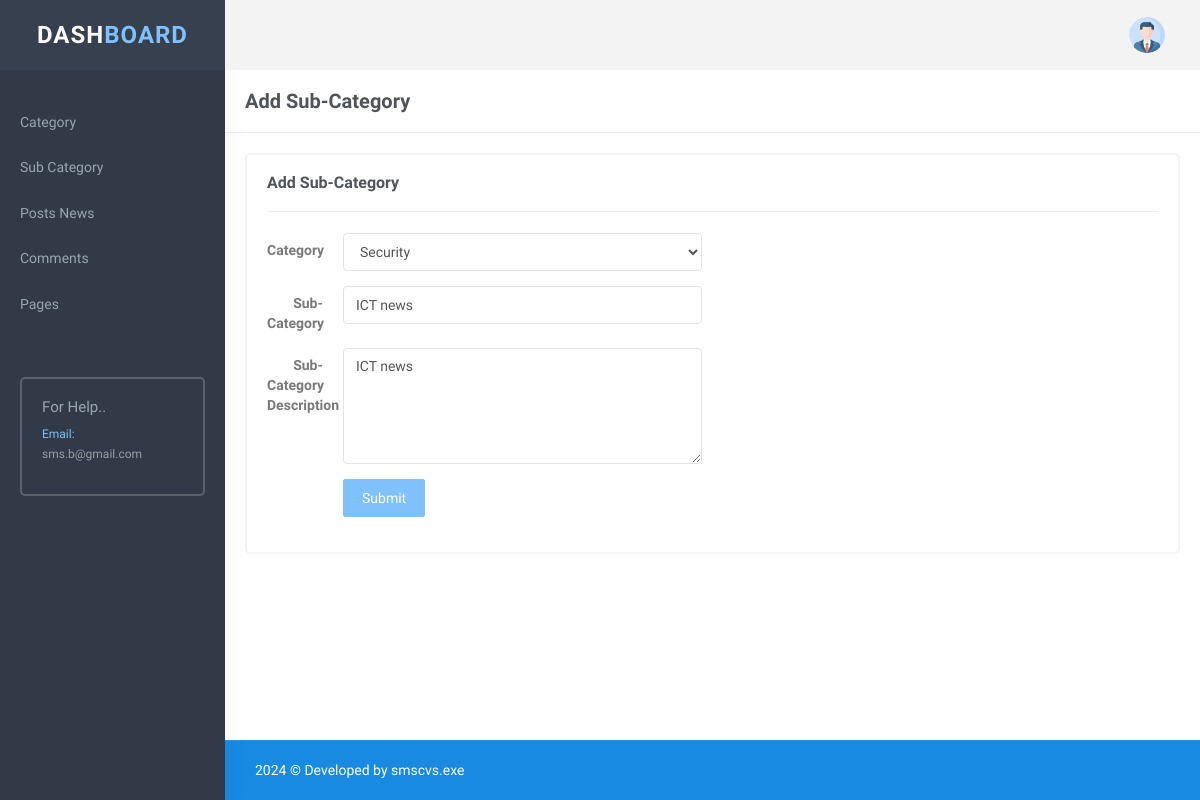
Screenshot of /admin/edit-subcategory.php?scid=12 (signed in) with the database file from the repository.
### tables this page shows
CREATE TABLE `subcategory` (
  `SubCategoryId` int(11) NOT NULL,
  `CategoryId` int(11) DEFAULT NULL,
  `Subcategory` varchar(255) DEFAULT NULL,
  `SubCatDescription` mediumtext DEFAULT NULL,
  `PostingDate` timestamp NOT NULL DEFAULT current_timestamp(),
  `UpdationDate` timestamp NULL DEFAULT NULL ON UPDATE current_timestamp(),
  `Is_Active` int(1) DEFAULT NULL
);

CREATE TABLE `category` (
  `id` int(11) NOT NULL,
  `CategoryName` varchar(200) DEFAULT NULL,
  `Description` mediumtext DEFAULT NULL,
  `PostingDate` timestamp NULL DEFAULT current_timestamp(),
  `UpdationDate` timestamp NULL DEFAULT NULL ON UPDATE current_timestamp(),
  `Is_Active` int(1) DEFAULT NULL
);

### admin/edit-subcategory.php (the view, shortened to what this page needs)
<?php
include('includes/config.php');
if(strlen($_SESSION['login'])==0)
  {
header('location:index.php');
}
else{
?>
<!DOCTYPE html>
<html lang="en">
    <head>
        <link href="assets/css/bootstrap.min.css" rel="stylesheet" type="text/css" />
        <link href="assets/css/core.css" rel="stylesheet" type="text/css" />
        <link href="assets/css/components.css" rel="stylesheet" type="text/css" />
        <link href="assets/css/icons.css" rel="stylesheet" type="text/css" />
        <link href="assets/css/pages.css" rel="stylesheet" type="text/css" />
        <link href="assets/css/menu.css" rel="stylesheet" type="text/css" />
        <link href="assets/css/responsive.css" rel="stylesheet" type="text/css" />
    </head>
    <body class="fixed-left">
        <div id="wrapper">
 <?php include('includes/topheader.php');?>
           <?php include('includes/leftsidebar.php');?>
            <div class="content-page">
                <div class="content">
                    <div class="container">
                        <div class="row">
							<div class="col-xs-12">
								<div class="page-title-box">
                                    <h4 class="page-title">Add Sub-Category</h4>
                                    <div class="clearfix"></div>
                                </div>
							</div>
						</div>
                        <div class="row">
                            <div class="col-sm-12">
                                <div class="card-box">
                                    <h4 class="m-t-0 header-title"><b>Add Sub-Category </b></h4>
                                    <hr />
<div class="row">
<div class="col-sm-6">
</div>
</div>
<?php
$subcatid=intval($_GET['scid']);
$query=mysqli_query($con,"Select category.CategoryName as catname,category.id as catid,subcategory.Subcategory as subcatname,subcategory.SubCatDescription as SubCatDescription,subcategory.PostingDate as subcatpostingdate,subcategory.UpdationDate as subcatupdationdate,subcategory.SubCategoryId as subcatid from subcategory join category on subcategory.CategoryId=category.id where subcategory.Is_Active=1 and  SubCategoryId='$subcatid'");
while($row=mysqli_fetch_array($query))
{
?>
                        			<div class="row">
                        				<div class="col-md-6">
                        					<form class="form-horizontal" name="category" method="post">
	                                            <div class="form-group">
	                                                <label class="col-md-2 control-label">Category</label>
	                                                <div class="col-md-10">
	                                                  <select class="form-control" name="category" required>
                                                   <option value="<?php echo htmlentities($row['catid']);?>"><?php echo htmlentities($row['catname']);?></option>
                                                        </select>
	                                                </div>
	                                            </div>
    <div class="form-group">
                                                    <label class="col-md-2 control-label">Sub-Category</label>
                                                    <div class="col-md-10">
                                                        <input type="text" class="form-control" value="<?php echo htmlentities($row['subcatname']);?>" name="subcategory" required>
                                                    </div>
                                                </div>
	                                            <div class="form-group">
	                                                <label class="col-md-2 control-label">Sub-Category Description</label>
	                                                <div class="col-md-10">
	                                   <textarea class="form-control" rows="5" name="sucatdescription" required><?php echo htmlentities($row['SubCatDescription']);?></textarea>
	                                                </div>
	                                            </div>
<?php } ?>
        <div class="form-group">
                                                    <label class="col-md-2 control-label">&nbsp;</label>
                                                    <div class="col-md-10">
                                                <button type="submit" class="btn btn-custom waves-effect waves-light btn-md" name="submitsubcat">
                                                    Submit
                                                </button>
                                                    </div>
                                                </div>
	                                        </form>
                        				</div>
                        			</div>
                                </div>
                            </div>
                        </div>
                    </div>
                </div>
<?php include('includes/footer.php');?>
            </div>
        </div>
    </body>
</html>
<?php } ?>

### admin/assets/css/core.css (style rules this page uses)
body { font-family: 'Varela Round', sans-serif; margin: 0; padding-bottom: 60px; overflow-x: hidden; color: #797979; }
html { position: relative; min-height: 100%; }
.h1, .h2, .h3, .h4, .h5, .h6, h1, h2, h3, h4, h5, h6 { color: #505458; font-family: 'Hind Madurai', sans-serif; margin: 10px 0; }
* { outline: none !important; }
b, strong { font-weight: 600; font-family: 'Hind Madurai', sans-serif; }
.container { width: auto; }
#wrapper { height: 100%; overflow: hidden; width: 100%; }
.m-t-0 { margin-top: 0 !important; }
.card-box { padding: 20px; border: 2px solid #f3f3f3; -webkit-border-radius: 5px; border-radius: 5px; -moz-border-radius: 5px; background-clip: padding-box; margin-bottom: 20px; background-color: #ffffff; }
.row { margin-right: -10px; margin-left: -10px; }
.col-lg-1, .col-lg-10, .col-lg-11, .col-lg-12, .col-lg-2, .col-lg-3, .col-lg-4, .col-lg-5, .col-lg-6, .col-lg-7, .col-lg-8, .col-lg-9, .col-md-1, .col-md-10, .col-md-11, .col-md-12, .col-md-2, .col-md-3, .col-md-4, .col-md-5, .col-md-6, .col-md-7, .col-md-8, .col-md-9, .col-sm-1, .col-sm-10, .col-sm-11, .col-sm-12, .col-sm-2, .col-sm-3, .col-sm-4, .col-sm-5, .col-sm-6, .col-sm-7, .col-sm-8, .col-sm-9, .col-xs-1, .col-xs-10, .col-xs-11, .col-xs-12, .col-xs-2, .col-xs-3, .col-xs-4, .col-xs-5, .col-xs-6, .col-xs-7, .col-xs-8, .col-xs-9 { padding-left: 10px; padding-right: 10px; }
.waves-effect { position: relative; cursor: pointer; display: inline-block; overflow: hidden; -webkit-user-select: none; -moz-user-select: none; -ms-user-select: none; user-select: none; -webkit-tap-highlight-color: transparent; vertical-align: middle; z-index: 1; will-change: opacity, transform; -webkit-transition: all 0.3s ease-out; -moz-transition: all 0.3s ease-out; -o-transition: all 0.3s ease-out; -ms-transition: all 0.3s ease-out; transition: all 0.3s ease-out; }

### admin/assets/css/menu.css (style rules this page uses)
.content-page { margin-left: 225px; overflow: hidden; }
.content-page .content { padding: 0 5px 10px 5px; margin-top: 70px; }
.page-title { font-size: 20px; margin-bottom: 0; margin-top: 0; font-weight: 600; }
.header-title { font-size: 16px; line-height: 16px; margin-bottom: 8px; font-weight: 600; }
.page-title-box { padding: 20px; border-bottom: 1px solid #eee; margin: 0 -20px 20px -20px; }
.page-title-box .page-title { margin-bottom: 0; float: left; }

### rows the page displays
subcategory: category "Security", subcategory "ICT news", sucatdescription "ICT news"
